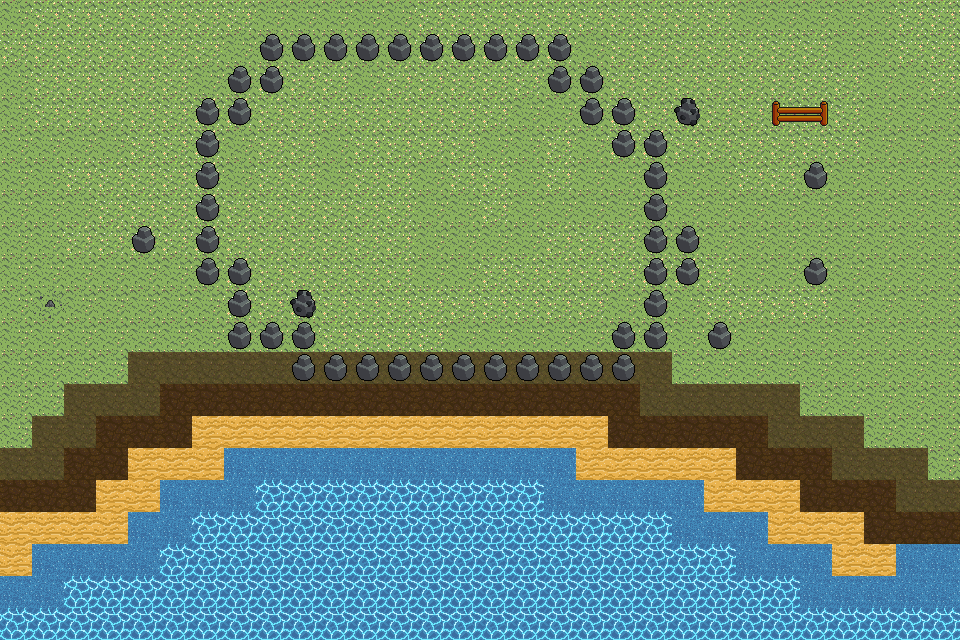

Below is a game level as drawn by its tile map, then a one-line description and the .tmx file that defines it, in full:
An orthogonal 30x20 tile map with 32x32 px tiles, 2 tile layers (Capa de patrones 1, Capa de patrones 2), 3 tilesets.

<map version="1.10" tiledversion="1.11.2" orientation="orthogonal" renderorder="right-down" width="30" height="20" tilewidth="32" tileheight="32" infinite="0" nextlayerid="4" nextobjectid="1">
 <editorsettings>
  <export target="mapa.json" format="json" />
 </editorsettings>
 <tileset firstgid="1" source="Sprite-0003.tsx" />
 <tileset firstgid="33" source="Items.tsx" />
 <tileset firstgid="1057" source="casa.tsx" />
 <layer id="1" name="Capa de patrones 1" width="30" height="20">
  <data encoding="csv">
2,1,1,1,1,1,1,1,2,2,2,2,2,1,1,1,1,1,1,1,1,1,1,2,2,2,2,2,1,1,
1,1,1,1,1,1,1,2,2,2,2,2,2,1,1,1,1,1,2,1,1,1,1,1,1,1,2,2,1,1,
2,1,1,1,1,1,2,2,1,1,1,2,1,1,1,1,1,2,2,1,1,1,1,1,1,1,1,2,2,1,
2,1,1,1,1,1,1,1,1,1,1,1,1,1,1,1,2,2,2,1,1,1,1,1,1,1,1,2,2,2,
2,2,2,2,1,1,1,2,1,1,2,1,1,1,1,2,2,1,2,1,1,1,1,1,1,1,1,2,2,2,
2,2,1,1,1,1,1,2,1,1,2,1,1,2,1,1,2,1,2,2,2,2,2,1,1,2,2,2,2,2,
2,2,2,1,1,1,1,1,1,1,1,1,1,2,2,1,2,2,2,2,2,2,2,2,2,2,2,2,2,2,
2,2,1,1,1,1,1,1,1,1,1,1,1,2,2,2,2,1,1,1,2,2,2,2,2,2,2,2,2,2,
2,2,2,2,2,2,2,1,1,1,1,1,1,2,2,1,1,1,1,1,1,1,1,2,2,2,2,2,2,2,
2,3,2,2,2,2,2,1,1,1,1,1,1,1,1,1,1,1,1,2,2,2,1,1,1,1,2,2,2,2,
2,2,2,2,2,2,2,2,2,2,1,1,1,1,2,2,2,2,2,2,2,2,2,2,2,2,2,2,2,2,
2,2,2,2,4,4,4,4,4,4,4,4,4,4,4,4,4,4,4,4,4,2,2,2,2,2,2,2,2,2,
2,2,4,4,4,5,5,5,5,5,5,5,5,5,5,5,5,5,5,5,4,4,4,4,4,2,2,2,2,2,
2,4,4,5,5,5,8,8,8,8,8,8,8,8,8,8,8,8,8,5,5,5,5,5,4,4,4,2,2,2,
4,4,5,5,8,8,8,7,7,7,7,7,7,7,7,7,7,7,8,8,8,8,8,5,5,5,4,4,4,2,
5,5,5,8,8,7,7,7,6,6,6,6,6,6,6,6,6,7,7,7,7,7,8,8,8,5,5,5,4,4,
8,8,8,8,7,7,6,6,6,6,6,6,6,6,6,6,6,6,6,6,6,7,7,7,8,8,8,5,5,5,
8,7,7,7,7,6,6,6,6,6,6,6,6,6,6,6,6,6,6,6,6,6,6,7,7,7,8,8,7,7,
7,7,6,6,6,6,6,6,6,6,6,6,6,6,6,6,6,6,6,6,6,6,6,6,6,7,7,7,7,7,
6,6,6,6,6,6,6,6,6,6,6,6,6,6,6,6,6,6,6,6,6,6,6,6,6,6,6,6,6,6
</data>
 </layer>
 <layer id="3" name="Capa de patrones 2" width="30" height="20">
  <data encoding="csv">
0,0,0,0,0,0,0,0,0,0,0,0,0,0,0,0,0,0,0,0,0,0,0,0,0,0,0,0,0,0,
0,0,0,0,0,0,0,0,129,129,129,129,129,129,129,129,129,129,0,0,0,0,0,0,0,0,0,0,0,0,
0,0,0,0,0,0,0,129,129,0,0,0,0,0,0,0,0,129,129,0,0,0,0,0,0,0,0,0,0,0,
0,0,0,0,0,0,129,129,0,0,0,0,0,418,0,0,0,0,129,129,0,130,0,0,357,358,0,0,0,0,
0,0,0,0,0,0,129,0,0,0,0,0,418,418,0,0,0,0,0,129,129,0,0,0,0,0,0,0,0,0,
0,0,0,0,0,0,129,0,0,0,0,0,418,418,418,418,418,0,0,0,129,0,0,0,0,129,0,0,0,0,
0,0,0,0,0,0,129,0,0,0,0,484,0,0,0,0,418,0,0,0,129,0,0,0,0,0,0,0,0,0,
0,0,0,0,129,0,129,0,0,0,0,484,0,0,0,0,0,0,0,0,129,129,0,0,0,0,0,0,0,0,
0,0,0,0,0,0,129,129,0,0,0,0,0,0,0,484,0,0,0,0,129,129,0,0,0,129,0,0,0,0,
0,0,0,0,0,0,0,129,0,130,0,0,0,0,0,0,0,0,0,0,129,0,0,0,0,0,0,0,0,0,
0,0,0,0,0,0,0,129,129,129,0,0,0,0,0,0,0,0,0,129,129,0,129,0,0,0,0,0,0,0,
0,0,0,0,0,0,0,0,0,129,129,129,129,129,129,129,129,129,129,129,0,0,0,0,0,0,0,0,0,0,
0,0,0,0,0,0,0,0,0,0,0,0,0,0,0,0,0,0,0,0,0,0,0,0,0,0,0,0,0,0,
0,0,0,0,0,0,0,0,0,0,0,0,0,0,0,0,0,0,0,0,0,0,0,0,0,0,0,0,0,0,
0,0,0,0,0,0,0,0,0,0,0,0,0,0,0,0,0,0,0,0,0,0,0,0,0,0,0,0,0,0,
0,0,0,0,0,0,0,0,0,0,0,0,0,0,0,0,0,0,0,0,0,0,0,0,0,0,0,0,0,0,
0,0,0,0,0,0,0,0,0,0,0,0,0,0,0,0,0,0,0,0,0,0,0,0,0,0,0,0,0,0,
0,0,0,0,0,0,0,0,0,0,0,0,0,0,0,0,0,0,0,0,0,0,0,0,0,0,0,0,0,0,
0,0,0,0,0,0,0,0,0,0,0,0,0,0,0,0,0,0,0,0,0,0,0,0,0,0,0,0,0,0,
0,0,0,0,0,0,0,0,0,0,0,0,0,0,0,0,0,0,0,0,0,0,0,0,0,0,0,0,0,0
</data>
 </layer>
 <objectgroup id="2" name="Capa de Objetos 1" />
</map>
